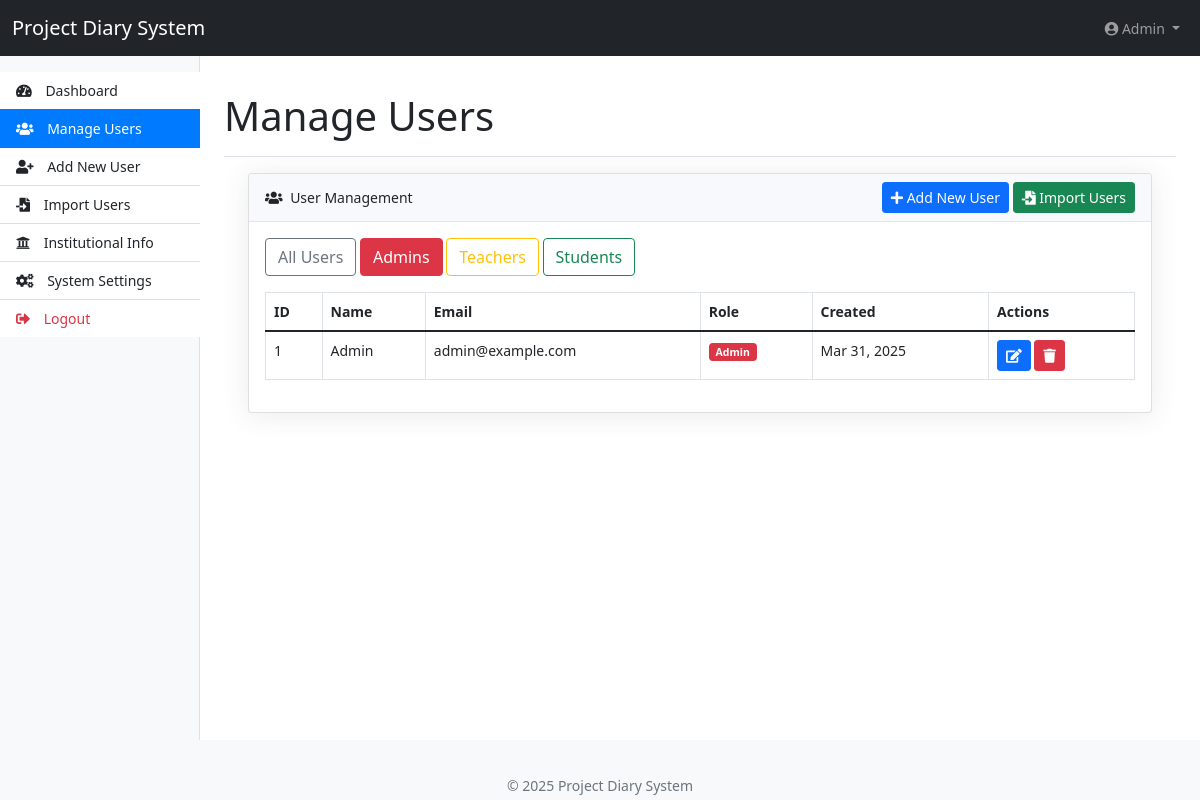
Page /index.php?page=manage_users&role=admin (signed in) on the committed database.
### tables this page shows
CREATE TABLE `users` (
  `id` int(11) NOT NULL,
  `name` varchar(255) NOT NULL,
  `email` varchar(255) NOT NULL,
  `password` varchar(255) NOT NULL,
  `role` enum('admin','teacher','student') NOT NULL,
  `department` varchar(100) DEFAULT NULL,
  `profile_image` varchar(255) DEFAULT 'default.jpg',
  `created_at` timestamp NOT NULL DEFAULT current_timestamp(),
  `updated_at` timestamp NOT NULL DEFAULT current_timestamp() ON UPDATE current_timestamp()
);

### controllers/AdminController.php (called while the page is built, shortened)
<?php
class AdminController {
    private $db;
    public function __construct($database) {
        $this->db = $database;
    }
    public function getAllUsers($role = null) {
        try {
            $query = "SELECT id, name, email, role, created_at FROM users";
            $params = [];
            if ($role) {
                $query .= " WHERE role = :role";
                $params[':role'] = $role;
            }
            $query .= " ORDER BY created_at DESC";
            $stmt = $this->db->prepare($query);
            foreach ($params as $param => $value) {
                $stmt->bindValue($param, $value);
            }
            $stmt->execute();
            return $stmt->fetchAll(PDO::FETCH_ASSOC);
        } catch (PDOException $e) {
            error_log("Error getting all users: " . $e->getMessage());
            return [];
        }
    }
}
?>

### views/admin/manage_users.php (the view, shortened to what this page needs)
<?php
$users = $adminController->getAllUsers();
$roleFilter = isset($_GET['role']) ? $_GET['role'] : '';
if (!empty($roleFilter)) {
    $users = $adminController->getAllUsers($roleFilter);
}
?>
<div class="container-fluid px-4">
    <div class="card mb-4">
        <div class="card-header">
            <div class="d-flex justify-content-between align-items-center">
                <div>
                    <i class="fas fa-users me-1"></i> User Management
                </div>
                <div>
                    <a href="index.php?page=add_user" class="btn btn-primary btn-sm">
                        <i class="fas fa-plus"></i> Add New User
                    </a>
                    <a href="index.php?page=import_users" class="btn btn-success btn-sm">
                        <i class="fas fa-file-import"></i> Import Users
                    </a>
                </div>
            </div>
        </div>
        <div class="card-body">
            <div class="mb-3">
                <a href="index.php?page=manage_users" class="btn btn-outline-secondary <?php echo empty($roleFilter) ? 'active' : ''; ?>">All Users</a>
                <a href="index.php?page=manage_users&role=admin" class="btn btn-outline-danger <?php echo $roleFilter === 'admin' ? 'active' : ''; ?>">Admins</a>
                <a href="index.php?page=manage_users&role=teacher" class="btn btn-outline-warning <?php echo $roleFilter === 'teacher' ? 'active' : ''; ?>">Teachers</a>
                <a href="index.php?page=manage_users&role=student" class="btn btn-outline-success <?php echo $roleFilter === 'student' ? 'active' : ''; ?>">Students</a>
            </div>
            <div class="table-responsive">
                <table class="table table-bordered table-hover" id="usersTable">
                    <thead>
                        <tr>
                            <th>ID</th>
                            <th>Name</th>
                            <th>Email</th>
                            <th>Role</th>
                            <th>Created</th>
                            <th>Actions</th>
                        </tr>
                    </thead>
                    <tbody>
                        <?php if (empty($users)): ?>
                            <tr>
                                <td colspan="6" class="text-center">No users found</td>
                            </tr>
                        <?php else: ?>
                            <?php foreach ($users as $user): ?>
                                <tr>
                                    <td><?php echo $user['id']; ?></td>
                                    <td><?php echo htmlspecialchars($user['name']); ?></td>
                                    <td><?php echo htmlspecialchars($user['email']); ?></td>
                                    <td>
                                        <span class="badge bg-<?php echo $user['role'] == 'admin' ? 'danger' : ($user['role'] == 'teacher' ? 'warning' : 'success'); ?>">
                                            <?php echo ucfirst(htmlspecialchars($user['role'])); ?>
                                        </span>
                                    </td>
                                    <td><?php echo date('M d, Y', strtotime($user['created_at'])); ?></td>
                                    <td>
                                        <a href="index.php?page=edit_user&id=<?php echo $user['id']; ?>" class="btn btn-sm btn-primary">
                                            <i class="fas fa-edit"></i>
                                        </a>
                                        <button type="button" class="btn btn-sm btn-danger" data-bs-toggle="modal" data-bs-target="#deleteModal<?php echo $user['id']; ?>">
                                            <i class="fas fa-trash"></i>
                                        </button>
                                    </td>
                                </tr>
                            <?php endforeach; ?>
                        <?php endif; ?>
                    </tbody>
                </table>
            </div>
        </div>
    </div>
</div>

### assets/css/admin-style.css (style rules this page uses)
body { font-size: .875rem; padding-top: 56px; }
.card { margin-bottom: 20px; box-shadow: 0 0.15rem 1.75rem 0 rgba(58, 59, 69, 0.1); }
.card-header { background-color: #f8f9fc; border-bottom: 1px solid #e3e6f0; }

### rows in the picture
users: id "1", name "Admin", email "admin@example.com", role "Admin", created_at "Mar 31, 2025"

### other values in the picture
$_SESSION['name'] "Admin"
$pageTitle "Manage Users"
